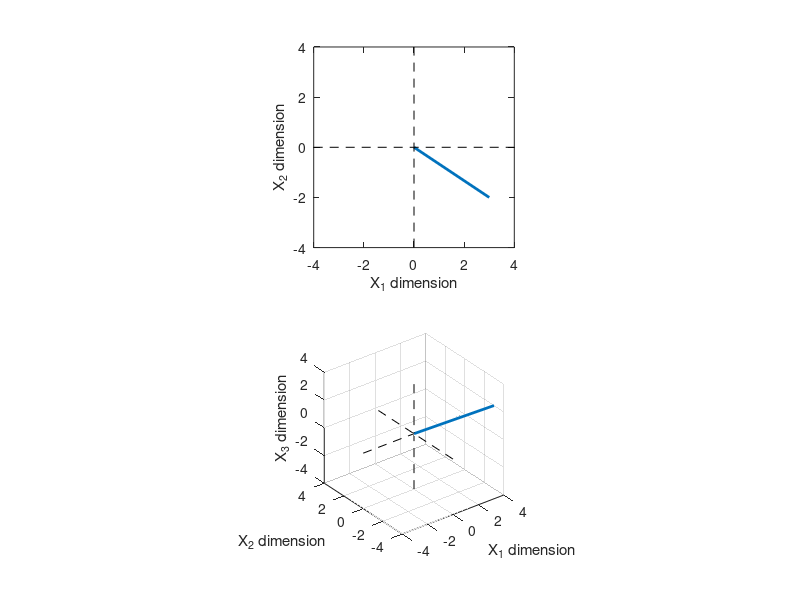
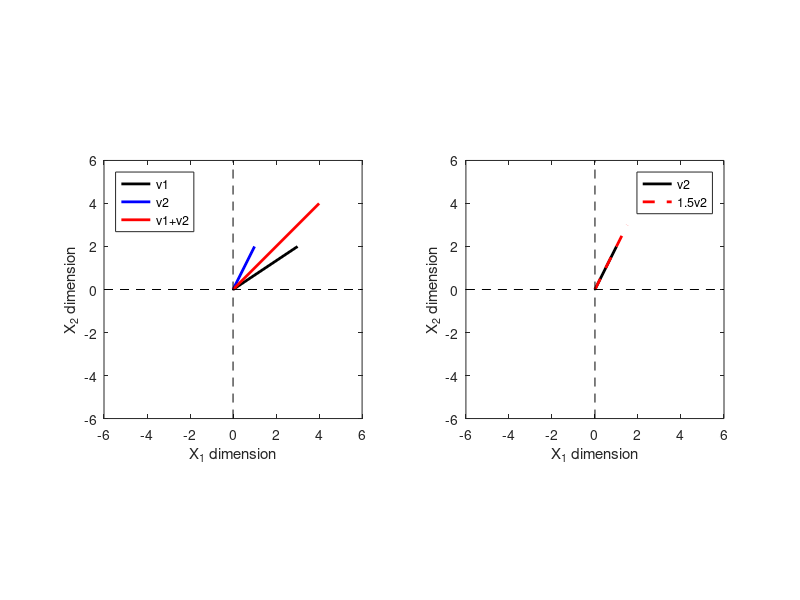
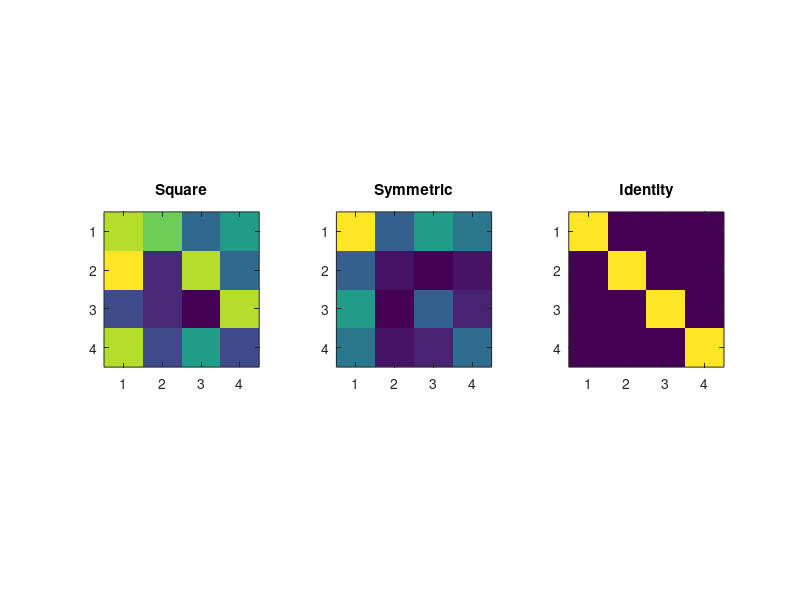

Write MATLAB code to recreate these figures, in order. (Note: this script raises an error after producing the figures.)
%% Matlab for Brain and Cognitive Scientists
% Matlab code for Chapter 10
% Mike X Cohen
% 
% This code accompanies the book 
%      "Matlab for Brain and Cognitive Scientists" (MIT Press, 2017).
% Using the code without following the book may lead to confusion, 
% incorrect data analyses, and misinterpretations of results. 
% Mike X Cohen assumes no responsibility for incorrect use of this code. 

%% vectors as lines

% 2-dimensional vector
v2 = [ 3 -2 ];

% 3-dimensional vector
v3 = [ 4 -3 2 ];


% plot them
figure(1), clf
subplot(211)
plot([0 v2(1)],[0 v2(2)],'linew',2)
axis square
axis([ -4 4 -4 4 ])
hold on
plot(get(gca,'xlim'),[0 0],'k--')
plot([0 0],get(gca,'ylim'),'k--')
xlabel('X_1 dimension')
ylabel('X_2 dimension')


subplot(212)
plot3([0 v3(1)],[0 v3(2)],[0 v3(3)],'linew',2)
axis square
axis([ -4 4 -4 4 -4 4 ])
hold on, grid on
plot3(get(gca,'xlim'),[0 0],[0 0],'k--')
plot3([0 0],get(gca,'ylim'),[0 0],'k--')
plot3([0 0],[0 0],get(gca,'zlim'),'k--')
xlabel('X_1 dimension')
ylabel('X_2 dimension')
zlabel('X_3 dimension')

% might be easier to see when rotated
rotate3d on % not all versions of octave support this

%% transposing vectors

v = rand(10,1); % 10-dimensional column vector
v
size(v)
v'
size(v')
transpose(v)

% transpose of a transpose is the original vector
v==v''
% question: why does the previous line return 10 "1"s?

%% vector-vector addition

v1 = [3 2];
v2 = [1 2];
v3 = v1+v2;

figure(2), clf
subplot(121)
plot([0 v1(1)],[0 v1(2)],'k','linew',2)
axis square
axis([ -6 6 -6 6 ])
hold on
plot([0 v2(1)],[0 v2(2)],'b','linew',2)
plot([0 v3(1)],[0 v3(2)],'r','linew',2)

plot(get(gca,'xlim'),[0 0],'k--')
plot([0 0],get(gca,'ylim'),'k--')
xlabel('X_1 dimension')
ylabel('X_2 dimension')

legend({'v1';'v2';'v1+v2'},'location','northwest') % also specify the location of the legend

%% vector-scalar multiplication

v2m = v2 * 1.5;

% plot them
subplot(122)
plot([0 v2(1)],[0 v2(2)],'k','linew',2)
axis square
axis([ -6 6 -6 6 ])
hold on
plot([0 v2m(1)],[0 v2m(2)],'r--','linew',2)

plot(get(gca,'xlim'),[0 0],'k--')
plot([0 0],get(gca,'ylim'),'k--')
xlabel('X_1 dimension')
ylabel('X_2 dimension')

legend({'v2';'1.5v2'})

%% Three important matrices

N = 4; % for easy viewing and inspection

% square matrix
sqr = round( 10*rand(N) );

% symmetric matrix
% Use the rule that a matrix times its transpose is symmetric.
% and shrink down by 10 to make the numbers smaller for the figure ;)
sym = round( (sqr'*sqr)/10 ); 



% identity matrix
idt = eye(N);

figure(3), clf
subplot(131), imagesc(sqr), axis square, title('Square')
subplot(132), imagesc(sym), axis square, title('Symmetric')
subplot(133), imagesc(idt), axis square, title('Identity')

%% finding your way around matrices

% create a matrix by reshaping a vector
A = reshape( 1:12, 3,4)

% matrix indexing: state the element you want in the dimensions you want
A(3,2)
A(2:3,3:4)
A([1 3],[1 3 4])

% linear indexing: use one number to access elements (see figure 10.6)
A(4)
A(11)
A(3:5)
A([2 4 10 12])


% the same principle applies in higher dimensions
B = randn(4,2,6,5,3);

% please please please do yourself a favor and 
% use matrix indexing whenever possible!
B(1,2,3,2,1)

% linear indexing can get quite confusing. 
% Where in the matrix is this element??
B(582)

%% matrix addition and scalar multiplication

% matrix addition requires two matrices of the same size
A1 = round( 10*randn(2,3) );
A2 = round( 10*randn(2,3) );
A3 = round( 10*randn(3,2) );

A1 + A2
A2 + A1 % addition is commutative

A1 + A3


% scalar multiplication always works
4*A1
.01*A2
A3*10

% of course, you can combine scalar multiplication and addition
C = 2.5*A1 - 6.2*A2

%% matrix multiplication

m1 = randn(2,3);
m2 = randn(3,2);

m1*m2 
m1*m2'  % uh oh
m1'*m2  % uh oh again
m1'*m2' % same thing as m1*m2? why or why not?

%% .* vs *

% .* = element-wise multiplication
%  * = matrix multiplication

[m1,m2] = deal( rand(2,3) );
% side-note: the 'deal' function assigns the same function output 
% to multiple variables (think of a card dealer at a gambling table)

m1.*m2 % element-wise multiplication
m1*m2  % why doesn't this work?


% same for vectors:
v1 = [1 2 3];
v2 = [4 5 6];

v1 .* v2 % sum the result to get the dot-product!
v1 * v2  % oops (why?)
v1' * v2 % outer product
v1 * v2' % inner product

%% rank

% random matrices are basically always full-rank
rank( rand(4)  )
rank( rand(4,3) )

% now for a reduced-rank matrix
A = [1 2 3; 2 4 6; 3 6 8];
rank(A)
% A is a 3x3 matrix, but has rank=2.

%% matrix inverse

A = [2 3; 1 5];
Ainv = inv(A);

figure(5), clf
subplot(131)
imagesc(A)
axis off, axis square
title('A')

subplot(132)
imagesc(Ainv)
axis off, axis square
title('A^-^1')

subplot(133)
imagesc(A*Ainv)
axis off, axis square
title('AA^-^1 = I')

%% sparse matrices

A = sparse([2 3 4 8:14],[10 12 15 8:14],round(10*randn(10,1)));
B = full(A);

figure(6), clf
imagesc(A)

set(gca,'clim',[-10 10])
axis square

% normal addition and multiplication work the same as with full matrices
A+1
A*3.4

%% end.
